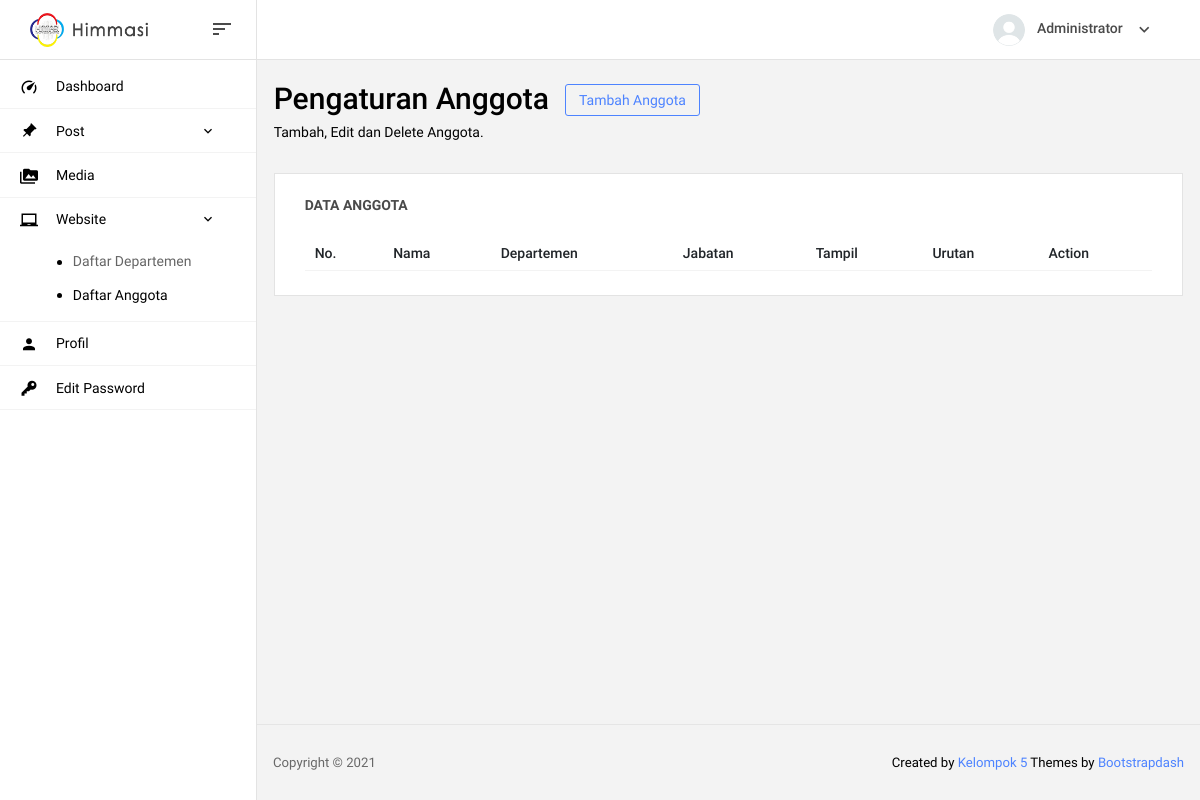
Page /admin/anggota (signed in) on the earlier database version.
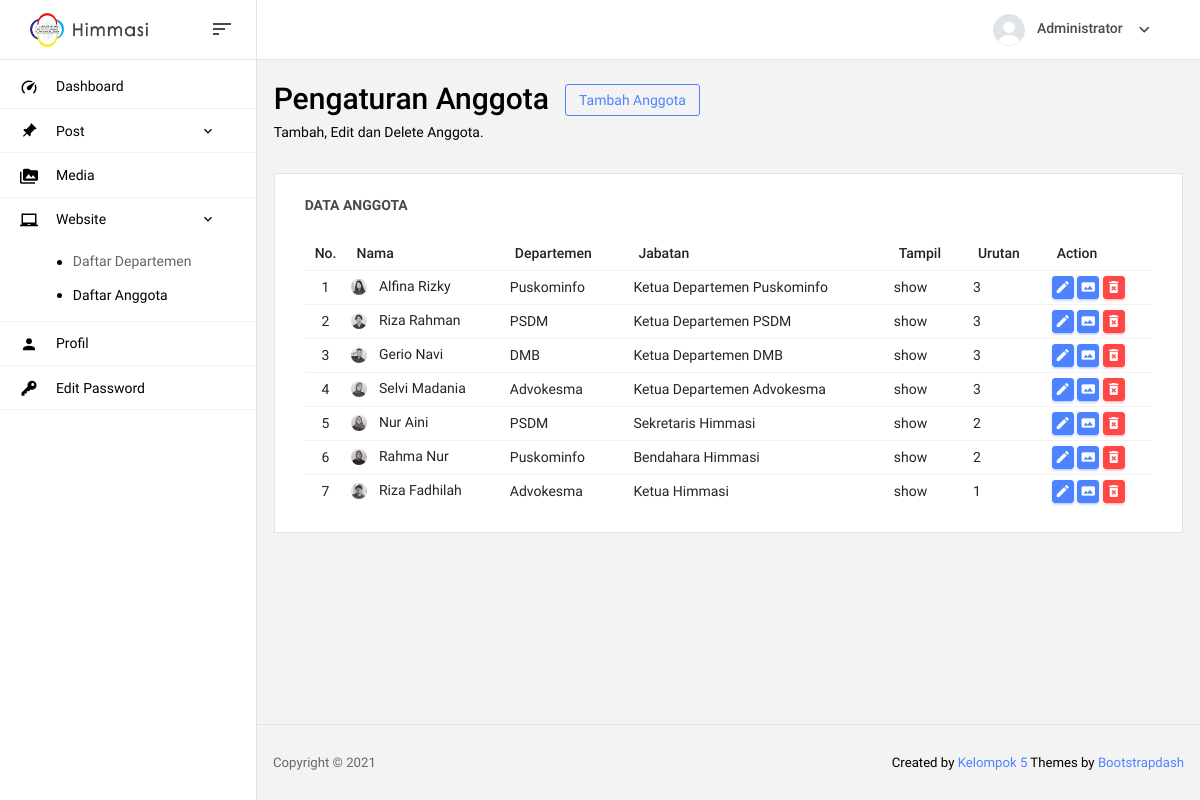
Same page on the later database version.
### tables this page shows
CREATE TABLE `anggota` (
  `id_anggota` int(11) NOT NULL,
  `nama` varchar(100) NOT NULL,
  `jabatan` varchar(50) NOT NULL,
  `id_dept` int(11) NOT NULL,
  `foto` varchar(50) NOT NULL,
  `tampil` varchar(50) NOT NULL,
  `urutan` int(3) NOT NULL,
  `insert_by` int(11) NOT NULL,
  `insert_at` date NOT NULL,
  `update_by` int(11) NOT NULL,
  `update_at` date NOT NULL
);

CREATE TABLE `departemen` (
  `id_dept` int(11) NOT NULL,
  `nama` varchar(50) NOT NULL,
  `deskripsi` text NOT NULL,
  `jumlah` int(2) NOT NULL,
  `logo` varchar(50) NOT NULL
);

### admin/page/anggota.php (the view, shortened to what this page needs)
<section class="row">
  <div class="col-md-12 grid-margin">
    <div class="d-flex justify-content-between flex-wrap">
      <div class="d-flex align-items-end flex-wrap">
        <div class="mr-md-3 mr-xl-5">
          <div class="row m-0">
            <h2>Pengaturan Anggota</h2>
            <button type="button" class="btn btn-outline-primary btn-sm mx-3" data-toggle="modal" data-target="#tambahanggota" style="height: fit-content;">
              Tambah Anggota
            </button>
          </div>
          <p class="mb-md-0">Tambah, Edit dan Delete Anggota.</p>
        </div>
      </div>
    </div>
  </div>
</section>
<section class="card">
  <div class="card-body">
    <h4 class="card-title">Data Anggota</h4>
    <div class="row">
      <div class="col-12">
        <div class="table-responsive">
          <table id="data-alumni" class="table">
            <thead>
              <tr>
                <th>No.</th>
                <th>Nama</th>
                <th>Departemen</th>
                <th>Jabatan</th>
                <th>Tampil</th>
                <th>Urutan</th>
                <th>Action</th>
              </tr>
            </thead>
            <tbody>
              <?php
                $no = 1;
                $sql = "SELECT * FROM `anggota` ORDER BY `id_anggota` DESC";
                $query = mysqli_query($koneksi,$sql);
                while($data = mysqli_fetch_array($query)){
                   $id_anggota  = $data["id_anggota"];
                   $nama        = $data["nama"];
                   $id_dept     = $data["id_dept"];
                   $foto        = $data["foto"];
                   $jabatan     = $data["jabatan"];
                   $tampil      = $data["tampil"];
                   $urutan      = $data["urutan"];
              ?>
              <tr>
                <td class="td-nomer"><?= $no ?></td>
                <td>
                  <img src="../assets/img/foto/<?= $foto ?>" class="rounded-circle img-profil mr-2" style="height:16px;width:16px">
                  <span><?= $nama ?></span>
                </td>
                <td>
                  <?php
                    $query_dept = mysqli_query($koneksi,"SELECT `nama` FROM `departemen` WHERE `id_dept`='$id_dept'");
                    while($data_dept = mysqli_fetch_row($query_dept)){ echo $data_dept[0]; }
                  ?>
                </td>
                <td><?= $jabatan ?></td>
                <td><?= $tampil ?></td>
                <td><?= $urutan ?></td>
                <td>
                  <button type="button" class="btn btn-primary btn-sm btn-table" title="Edit" data-toggle="modal" data-target="#editanggota" onclick='editanggota(<?php echo  '"'.$id_anggota.'"' ?>)'><i class="mdi mdi-pencil"></i></button>
                  <button type="button" class="btn btn-primary btn-sm btn-table" title="Edit Foto" data-toggle="modal" data-target="#editFoto" onclick='editFoto(<?php echo  '"'.$id_anggota.'"' ?>)'><i class="mdi mdi-image-area"></i></button>
                  <button type="button" class="btn btn-danger btn-sm btn-table" title="Hapus"  data-toggle="modal" data-target="#hapusanggota" onclick='hapusanggota(<?php echo  '"'.$id_anggota.'"' ?>)'><i class="mdi mdi-delete-forever"></i></button>
                </td>
              </tr>
              <?php $no++; } ?>
            </tbody>
          </table>
        </div>
      </div>
    </div>
  </div>
</section>

Differences in the rows shown:
added anggota: foto (picture), nama "Alfina Rizky", jabatan "Ketua Departemen Puskominfo", tampil "show", urutan "3"
added departemen: nama "Puskominfo"
added anggota: foto (picture), nama "Riza Rahman", jabatan "Ketua Departemen PSDM", tampil "show", urutan "3"
added departemen: nama "PSDM"
added anggota: foto (picture), nama "Gerio Navi", jabatan "Ketua Departemen DMB", tampil "show", urutan "3"
added departemen: nama "DMB", shown under "Gerio Navi"
added anggota: foto (picture), nama "Selvi Madania", jabatan "Ketua Departemen Advokesma", tampil "show", urutan "3"
added departemen: nama "Advokesma"
added anggota: foto (picture), nama "Nur Aini", jabatan "Sekretaris Himmasi", tampil "show", urutan "2"
added anggota: foto (picture), nama "Rahma Nur", jabatan "Bendahara Himmasi", tampil "show", urutan "2"
added anggota: foto (picture), nama "Riza Fadhilah", jabatan "Ketua Himmasi", tampil "show", urutan "1"
